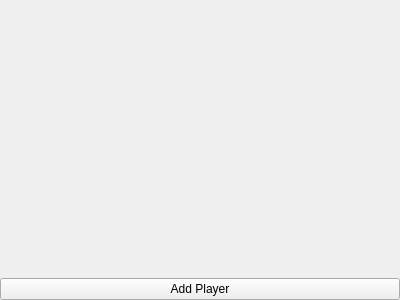
<?xml version="1.0" encoding="UTF-8"?>
<ui version="4.0">
 <class>PlayerListWidget</class>
 <widget class="QWidget" name="PlayerListWidget">
  <property name="geometry">
   <rect>
    <x>0</x>
    <y>0</y>
    <width>400</width>
    <height>300</height>
   </rect>
  </property>
  <property name="windowTitle">
   <string>Form</string>
  </property>
  <layout class="QVBoxLayout" name="verticalLayout">
   <property name="leftMargin">
    <number>0</number>
   </property>
   <property name="topMargin">
    <number>0</number>
   </property>
   <property name="rightMargin">
    <number>0</number>
   </property>
   <property name="bottomMargin">
    <number>0</number>
   </property>
   <item>
    <widget class="QWidget" name="playerTable" native="true"/>
   </item>
   <item>
    <widget class="QPushButton" name="addPlayer">
     <property name="sizePolicy">
      <sizepolicy hsizetype="Expanding" vsizetype="Fixed">
       <horstretch>0</horstretch>
       <verstretch>0</verstretch>
      </sizepolicy>
     </property>
     <property name="text">
      <string>Add Player</string>
     </property>
     <property name="icon">
      <iconset theme="folder-new">
       <normaloff>../</normaloff>../</iconset>
     </property>
    </widget>
   </item>
  </layout>
 </widget>
 <resources/>
 <connections/>
</ui>
